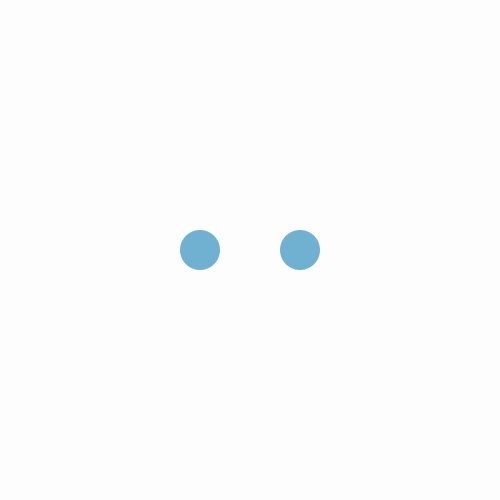
Frame 1 (no input)
Frame 60 (the mouse pressed at the canvas centre just before this capture): identical to frame 1, image omitted
Frame 120 (the mouse held since frame 60 and released just before this capture): identical to frame 1, image omitted

The Processing sketch that drew this single still picture (run headless with seeded random() and noise(); from frame 60 on, the mouse is pressed at the canvas centre):

// Processing sketch: cringelingDemo
// ── cringelingDemo.pde
// Universidad del Desarrollo - Facultad de Diseño - Diseño Digital - 6to semestre
// Expresión Digital II
// cringelings10t00


/*
En un canvas de (500, 500), al correr el programa se verá una ellipse rebotando
aleatoriamente con un random de 2 o más colores azules (lerpColor)(colores[0] = #70B1D1;
colores[1] = #2C8DBC; (si agrego un 3er color, colores[2] = #114B67;) y utilizando
un array (color[] colores = new color [2]; - color[] colores = new color [3];)
*/

/*
Cata: lo que escribí abajo es una función en la clase Catalina que cambia de color random
entre los colores que hiciste colores[0] ó colores[1]
Haré que los colores cambien con el keyPressed para que veas el cambio
*/

Catalina c;
void setup() {
  size(500, 500);
  c = new Catalina();
}


void draw() {
  background(253);
	c.show();
}

void keyPressed() {
  int r = (int)random(2);
  c.eleccionColor(r);
  println(r);
}

// ── Catalina.pde
class Catalina {

  color[] colores = new color [2];
  int n; // esta variable elegirá un color de la lista, de manera random

    Catalina() {
    colores[1] = #70B1D1;
    colores[0] = #2C8DBC;
    n = (int)random(colores.length); // acá elige entre 0 y 1
  }

  // show
  void show () {
    noStroke();
    fill(colores[n]);
    ellipse(width * .4, height * .5, 40, 40);

    fill(colores[n]);
    ellipse(width * .6, height * .5, 40, 40);
  }

  void eleccionColor(int n) {
    this.n = n;
  }
}
